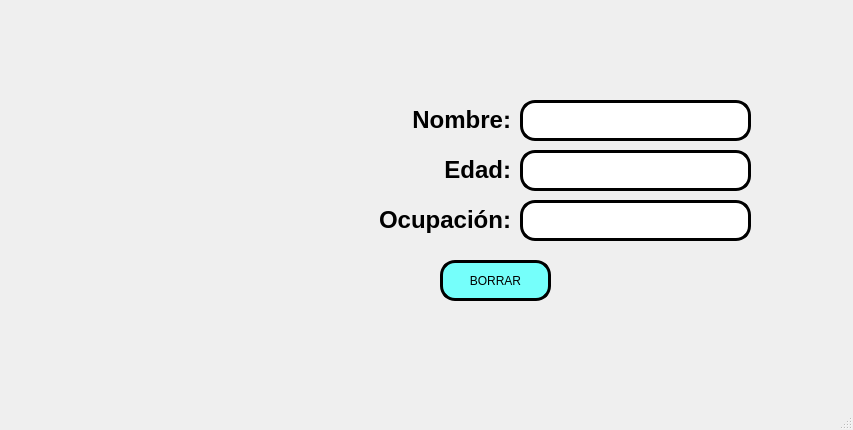
<?xml version="1.0" encoding="UTF-8"?>
<ui version="4.0">
 <class>MainWindow</class>
 <widget class="QMainWindow" name="MainWindow">
  <property name="geometry">
   <rect>
    <x>0</x>
    <y>0</y>
    <width>853</width>
    <height>430</height>
   </rect>
  </property>
  <property name="windowTitle">
   <string>MainWindow</string>
  </property>
  <widget class="QWidget" name="centralwidget">
   <widget class="QLineEdit" name="txt_Nombre">
    <property name="geometry">
     <rect>
      <x>520</x>
      <y>100</y>
      <width>231</width>
      <height>41</height>
     </rect>
    </property>
    <property name="font">
     <font>
      <pointsize>12</pointsize>
      <weight>75</weight>
      <bold>true</bold>
     </font>
    </property>
    <property name="styleSheet">
     <string notr="true">
    border: 2.5px solid balck;
    color: black;
border-radius: 15px;</string>
    </property>
    <property name="text">
     <string/>
    </property>
    <property name="alignment">
     <set>Qt::AlignCenter</set>
    </property>
   </widget>
   <widget class="QLabel" name="label">
    <property name="geometry">
     <rect>
      <x>370</x>
      <y>100</y>
      <width>141</width>
      <height>41</height>
     </rect>
    </property>
    <property name="text">
     <string>&lt;html&gt;&lt;head/&gt;&lt;body&gt;&lt;p align=&quot;right&quot;&gt;&lt;span style=&quot; font-size:18pt; font-weight:600;&quot;&gt;Nombre:&lt;/span&gt;&lt;/p&gt;&lt;/body&gt;&lt;/html&gt;</string>
    </property>
   </widget>
   <widget class="QLabel" name="label_2">
    <property name="geometry">
     <rect>
      <x>0</x>
      <y>0</y>
      <width>191</width>
      <height>81</height>
     </rect>
    </property>
    <property name="text">
     <string/>
    </property>
    <property name="pixmap">
     <pixmap resource="../../Resource/resource.qrc">:/Logos/uatlogopng.png</pixmap>
    </property>
    <property name="scaledContents">
     <bool>true</bool>
    </property>
   </widget>
   <widget class="QLabel" name="label_4">
    <property name="geometry">
     <rect>
      <x>800</x>
      <y>450</y>
      <width>221</width>
      <height>141</height>
     </rect>
    </property>
    <property name="text">
     <string/>
    </property>
    <property name="pixmap">
     <pixmap>:/Principal/vegeta.jpg</pixmap>
    </property>
    <property name="scaledContents">
     <bool>true</bool>
    </property>
   </widget>
   <widget class="QLineEdit" name="txt_Ocupacion">
    <property name="geometry">
     <rect>
      <x>520</x>
      <y>200</y>
      <width>231</width>
      <height>41</height>
     </rect>
    </property>
    <property name="font">
     <font>
      <pointsize>12</pointsize>
      <weight>75</weight>
      <bold>true</bold>
     </font>
    </property>
    <property name="styleSheet">
     <string notr="true">
    border: 2.5px solid balck;
    color: black;
border-radius: 15px;</string>
    </property>
    <property name="text">
     <string/>
    </property>
    <property name="alignment">
     <set>Qt::AlignCenter</set>
    </property>
   </widget>
   <widget class="QLineEdit" name="txt_Edad">
    <property name="geometry">
     <rect>
      <x>520</x>
      <y>150</y>
      <width>231</width>
      <height>41</height>
     </rect>
    </property>
    <property name="font">
     <font>
      <pointsize>12</pointsize>
      <weight>75</weight>
      <bold>true</bold>
     </font>
    </property>
    <property name="styleSheet">
     <string notr="true">
    border: 2.5px solid balck;
    color: black;
border-radius: 15px;</string>
    </property>
    <property name="text">
     <string/>
    </property>
    <property name="alignment">
     <set>Qt::AlignCenter</set>
    </property>
   </widget>
   <widget class="QLabel" name="img">
    <property name="geometry">
     <rect>
      <x>50</x>
      <y>100</y>
      <width>281</width>
      <height>221</height>
     </rect>
    </property>
    <property name="text">
     <string/>
    </property>
    <property name="pixmap">
     <pixmap resource="../../Resource/resource.qrc">:/Integrantes/Img_alan.jpg</pixmap>
    </property>
    <property name="scaledContents">
     <bool>true</bool>
    </property>
   </widget>
   <widget class="QLabel" name="label_3">
    <property name="geometry">
     <rect>
      <x>370</x>
      <y>150</y>
      <width>141</width>
      <height>41</height>
     </rect>
    </property>
    <property name="text">
     <string>&lt;html&gt;&lt;head/&gt;&lt;body&gt;&lt;p align=&quot;right&quot;&gt;&lt;span style=&quot; font-size:18pt; font-weight:600;&quot;&gt;Edad:&lt;/span&gt;&lt;/p&gt;&lt;/body&gt;&lt;/html&gt;</string>
    </property>
   </widget>
   <widget class="QLabel" name="label_6">
    <property name="geometry">
     <rect>
      <x>340</x>
      <y>200</y>
      <width>171</width>
      <height>41</height>
     </rect>
    </property>
    <property name="text">
     <string>&lt;html&gt;&lt;head/&gt;&lt;body&gt;&lt;p align=&quot;right&quot;&gt;&lt;span style=&quot; font-size:18pt; font-weight:600;&quot;&gt;Ocupación:&lt;/span&gt;&lt;/p&gt;&lt;/body&gt;&lt;/html&gt;</string>
    </property>
   </widget>
   <widget class="QPushButton" name="btn_borrar">
    <property name="geometry">
     <rect>
      <x>440</x>
      <y>260</y>
      <width>111</width>
      <height>41</height>
     </rect>
    </property>
    <property name="styleSheet">
     <string notr="true">background-color: rgb(117, 255, 251);
    border: 2.5px solid balck;
    color: black;
border-radius: 15px;</string>
    </property>
    <property name="text">
     <string>BORRAR</string>
    </property>
   </widget>
   <widget class="QLabel" name="label_5">
    <property name="geometry">
     <rect>
      <x>660</x>
      <y>260</y>
      <width>231</width>
      <height>111</height>
     </rect>
    </property>
    <property name="text">
     <string/>
    </property>
    <property name="pixmap">
     <pixmap resource="../../Resource/resource.qrc">:/Logos/Shelby-Logo.png</pixmap>
    </property>
    <property name="scaledContents">
     <bool>true</bool>
    </property>
   </widget>
   <widget class="QLabel" name="label_7">
    <property name="geometry">
     <rect>
      <x>590</x>
      <y>0</y>
      <width>261</width>
      <height>81</height>
     </rect>
    </property>
    <property name="text">
     <string/>
    </property>
    <property name="pixmap">
     <pixmap resource="../../Resource/resource.qrc">:/Logos/fians.png</pixmap>
    </property>
    <property name="scaledContents">
     <bool>true</bool>
    </property>
   </widget>
  </widget>
  <widget class="QMenuBar" name="menubar">
   <property name="geometry">
    <rect>
     <x>0</x>
     <y>0</y>
     <width>853</width>
     <height>26</height>
    </rect>
   </property>
  </widget>
  <widget class="QStatusBar" name="statusbar"/>
 </widget>
 <resources>
  <include location="../../Resource/resource.qrc"/>
 </resources>
 <connections/>
</ui>
